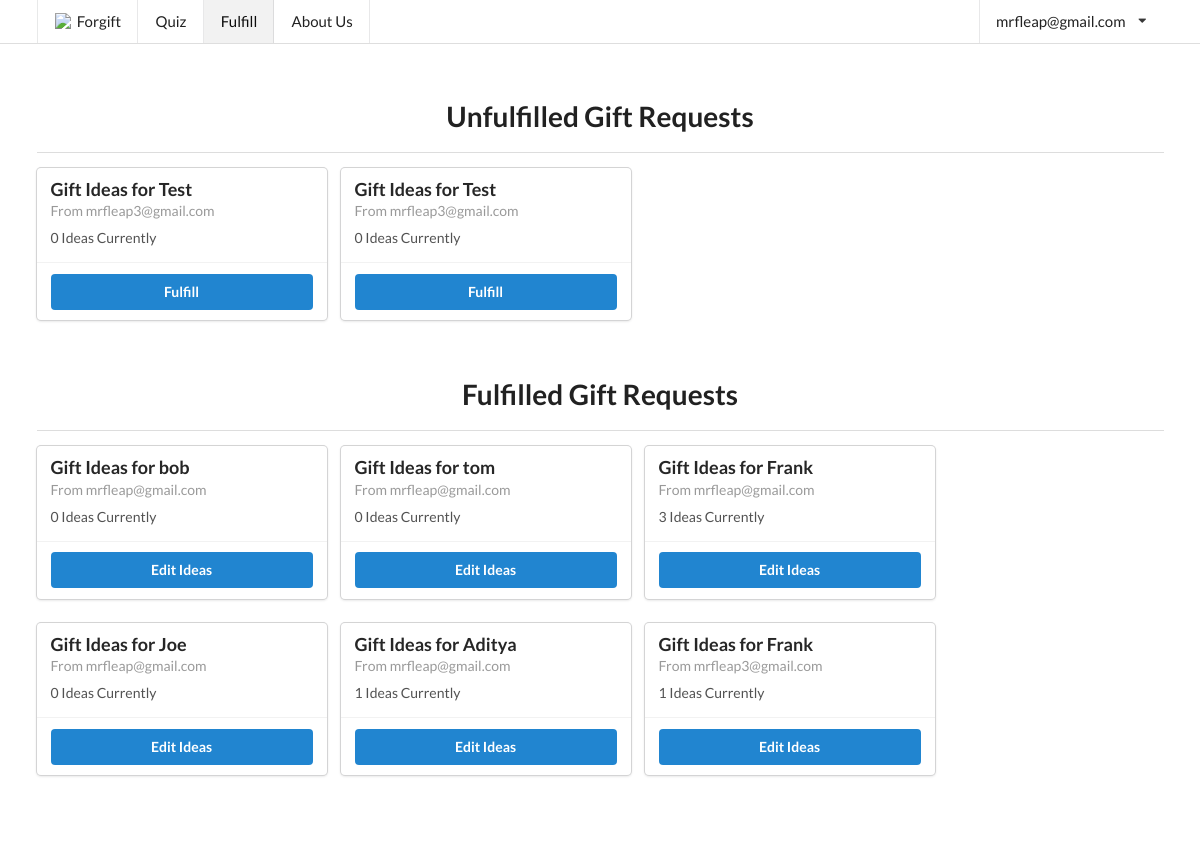
/fulfill/ (signed in), run on an earlier commit of the app's database.
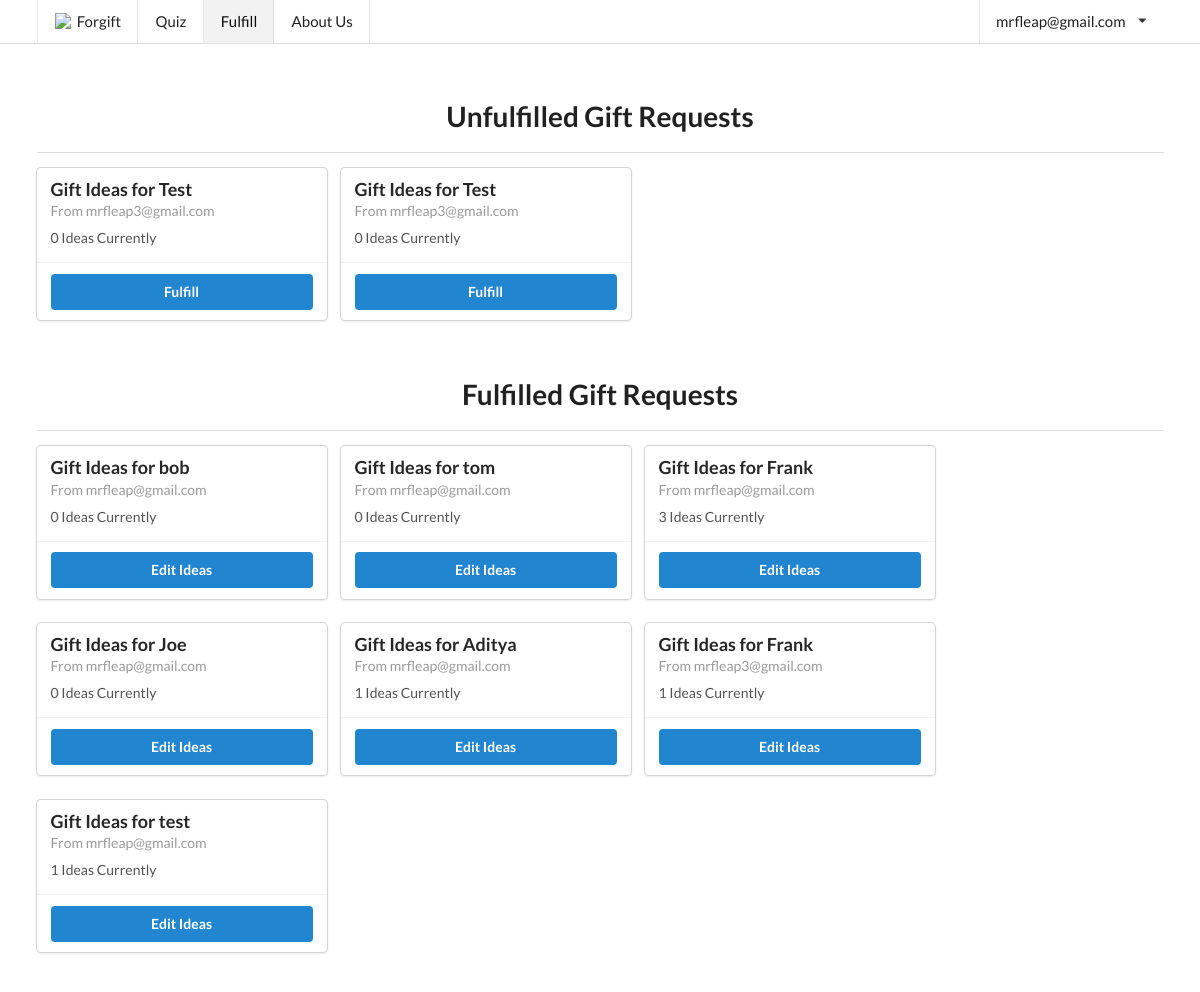
And on a later commit of the database.
### forgyftapp/models.py (models this page shows, shortened)
class OnCreate:
	def onCreate(self):
		pass

class GifteeProfile(models.Model, OnCreate):
	name = models.TextField(max_length=150)
	gender = models.CharField(max_length=80, choices=gender.GENDER_CHOICES)
	age = models.IntegerField()
	relationship = models.TextField(max_length=6000)
	price_upper = models.IntegerField()
	interests = models.TextField(max_length=6000)
	existing_related_items = models.TextField(max_length=6000)
	extra_info = models.TextField(max_length=6000)
	occasion = models.TextField(max_length=6000)
	published = models.BooleanField(default=False)
	emailed_about_publish = models.BooleanField(default=False)
	user = models.ForeignKey(User, on_delete=models.CASCADE)

class Slug(OnCreate, models.Model):
	_slug = models.SlugField(max_length=7, blank=True)
	class Meta:
		abstract = True

class User(AbstractUser, Slug):
	email_confirmed = models.BooleanField(default=False)

class GiftIdea(models.Model):
	idea = models.TextField()
	link = models.URLField(max_length=600)
	explanation = models.TextField()
	published = models.BooleanField(default=False)
	giftee_profile = models.ForeignKey(GifteeProfile, related_name="ideas", on_delete=models.PROTECT)

### forgyftapp/views/basic_views.py (the view)
# urls.py: url(r'^fulfill/?$', basic_views.fulfill, name='fulfill'),
@staff_member_required
def fulfill(request, profile=None):
	if profile:
		giftee_profile = get_object_or_404(GifteeProfile, pk=profile)
		if request.method == "POST":
			gift_ideas = GiftIdeaFormSet(request.POST, instance=giftee_profile)
			i = 0
			for form in gift_ideas:
				if len(form.changed_data) == 1 and form.changed_data[0] == "published":
					form.changed_data = []
				i += 1
			if gift_ideas.is_valid():
				gift_ideas.save()
				published = False
				for form in gift_ideas:
					if len(gift_ideas.forms[0].cleaned_data) > 0 and gift_ideas.forms[0].cleaned_data["published"]:
						published = True
				if published:
					giftee_profile.submit(request)
				else:
					giftee_profile.unsubmit()
				return redirect("forgyftapp:fulfill", profile=profile)
		else:
			gift_ideas = GiftIdeaFormSet(instance=giftee_profile)
		published = giftee_profile.published or (hasattr(gift_ideas.forms[0], "cleaned_data") and gift_ideas.forms[0].cleaned_data["published"])
		return render(request, "fulfill.html", {"giftee_profile": giftee_profile, "gift_ideas": gift_ideas,
		                                        "page": "fulfill", "published": published})
	else:
		giftee_profiles_unpublished = GifteeProfile.objects.filter(published=False)
		giftee_profile_published = GifteeProfile.objects.filter(published=True)
		return render(request, "fulfill.html", {"giftee_profiles_unpublished": giftee_profiles_unpublished,
		                                        "page": "fulfill", "giftee_profile_published": giftee_profile_published})

### forgyftapp/templates/fulfill.html (shortened to what the changed rows need)
{% extends "base/base.html" %}
{% block content %}
	<div class="ui main container" style="padding-bottom: 48px">
		{% if gift_ideas %}
			<h1 style="text-align: center; padding-bottom: 4px">Enter Gift Ideas
				for {{ giftee_profile.name }} by {{ giftee_profile.user.first_name }}'s request</h1>
			<div>
				<form action="" method="post" id="ideaForm">{% csrf_token %}
					{{ form.as_p }}
					<table class="ui table" style="margin-top: 0">
						{{ gift_ideas.management_form }}
						{% for form in gift_ideas.forms %}
							{% if forloop.first %}
								<thead>
								<tr>
									{% for field in form.visible_fields %}
										<th>{{ field.label|capfirst }}</th>
									{% endfor %}
								</tr>
								</thead>
							{% endif %}
							<tbody>
							<tr class="{% cycle row1 row2 %} formset_row">
								{% for field in form.visible_fields %}
									<td>
										{% if forloop.first %}
											{% if form.instance.pk %}{{ form.DELETE }}{% endif %}
											{% for hidden in form.hidden_fields %}
												{{ hidden }}
											{% endfor %}
										{% endif %}
										{% if field.errors %}
											<div class="ui list">
												{% for error in field.errors %}
													<div class="item">
														<div class="ui negative message">
															<p>
																{{ error }}
															</p>
														</div>
													</div>
												{% endfor %}
											</div>
										{% endif %}
										{% if "textarea" in field.field.widget.template_name %}
											<div class="field">
												{% if field.help_text %}
													<label style="font-weight: 100; font-size: 13px; display: inline">
														-
														{% autoescape off %}
															{{ field.help_text }}
														{% endautoescape %}
													</label>
												{% endif %}
												<textarea rows="1" name="{{ field.html_name }}"
												          id="{{ field.id_for_label }}"
												          style="width: 100%">{% if field.value %}{{ field.value }}{% endif %}</textarea>
											</div>
										{% elif field.field.widget.input_type == "checkbox" and field.label != "Delete" %}
											<div class="inline field">
												<div class="ui toggle checkbox">
													<input {% if field.value == True %}checked{% endif %}
													       type="checkbox" tabindex="0" class="hidden toggle"
													       style="display: inline"
													       name="{{ field.html_name }}"
													       id="{{ field.id_for_label }}">
													{% if field.help_text %}
														<p style="font-weight: 100; display: inline"> -
															{% autoescape off %}
																{{ field.help_text }}{% endautoescape %}</p>
													{% endif %}
												</div>
											</div>
										{% else %}
											{% if field.label != "Delete" %}
												<div class="field">
													{% if field.help_text %}
														<label style="font-weight: 100; font-size: 13px; display: inline">
															{% autoescape off %}
																- {{ field.help_text }}
															{% endautoescape %}
														</label>
													{% endif %}
													<div class="ui input" style="width: 100%">{{ field }}</div>
												</div>
											{% endif %}
										{% endif %}
									</td>
								{% endfor %}
							</tr>
							</tbody>
						{% endfor %}
					</table>
					<div class="ui one column stackable center aligned page grid">
						<div class="column sixteen wide">
							<div class="ui fluid buttons">
								<input class="ui positive button" type="submit" value="Save"/>
								<div class="or"></div>
								<a class="ui negative button" href="{% url 'forgyftapp:fulfill' %}">Back</a>
							</div>
						</div>
					</div>
				</form>
			</div>
			<div style="padding-top: 16px">
				<div class="ui container segment" style="width: 100%">
					{% include "base/giftee_profile.html" %}
				</div>
			</div>
		{% else %}
			<h1 style="text-align: center; padding-bottom: 4px">Unfulfilled Gift Requests</h1>
			<div style="margin-left:auto;margin-right:auto;">
				<div {% if giftee_profiles_unpublished %}class="ui cards"{% endif %}>
					{% for giftee_profile in giftee_profiles_unpublished %}
						<div class="u card">
							<div class="content">
								<div class="header">
									Gift Ideas for {{ giftee_profile.name }}
								</div>
								<div class="meta">
									From {{ giftee_profile.user.email }}
								</div>
								<div class="description">
									{{ giftee_profile.ideas.get_queryset|length }} Ideas Currently
								</div>
							</div>
							<div class="extra content">
								<div class="ui two buttons">
									<a class="ui primary button"
									   href="{% url "forgyftapp:fulfill" profile=giftee_profile.pk %}">Fulfill</a>
								</div>
							</div>
						</div>
					{% empty %}
						<div class="ui disabled header" style="text-align: center; width: 100%; margin-top: 32px;">There
							are currently no unfulfilled gift requests.
						</div>
					{% endfor %}
				</div>
			</div>
			<h1 style="text-align: center; padding-bottom: 4px; padding-top: 32px">Fulfilled Gift Requests</h1>
			<div style="margin-left:auto;margin-right:auto;">
				<div class="ui cards">
					{% for giftee_profile in giftee_profile_published %}
						<div class="ui card">
							<div class="content">
								<div class="header">
									Gift Ideas for {{ giftee_profile.name }}
								</div>
								<div class="meta">
									From {{ giftee_profile.user.email }}
								</div>
								<div class="description">
									{{ giftee_profile.ideas.get_queryset|length }} Ideas Currently
								</div>
							</div>
							<div class="extra content">
								<div class="ui two buttons">
									<a class="ui primary button"
									   href="{% url "forgyftapp:fulfill" profile=giftee_profile.pk %}">Edit Ideas</a>
								</div>
							</div>
						</div>
					{% empty %}
						<div class="ui disabled header" style="text-align: center; width: 100%; margin-top: 32px;">There
							are currently no fulfilled gift requests.
						</div>
					{% endfor %}
				</div>
			</div>
		{% endif %}
	</div>
	<script src="{% load static %}{% static "semantic/components/checkbox.min.js" %}"></script>
	<script src="{% load static %}{% static "jquery.formset.js" %}"></script>
{% endblock %}

What changed in the data, as far as the page shows it:
added GifteeProfile: name "test", user.email "mrfleap@gmail.com", ideas.get_queryset|length "1", shown under "Fulfilled Gift Requests"
